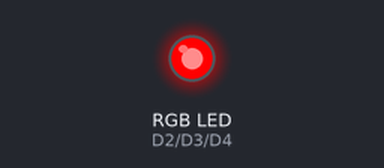
Recording of a sketch running on a simulated ESP8266 (NodeMCU). On the bench: an RGB LED mixed from three pins (HIGH = lit).

Above: at 0.5 s.
At 1.5 s:
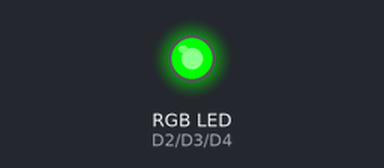
At 5.5 s:
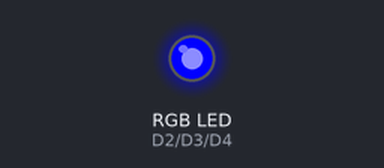
Timing chart, 0 to 6.9 s (numbered marks = the images above):
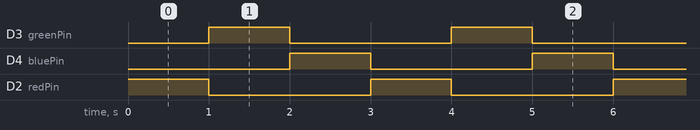

Measured:
- by itself, D3 (greenPin), D4 (bluePin), D2 (redPin): alternates HIGH for 1.0 s and LOW for 2.0 s
- by itself, everything shown: repeats every 3.0 s, in 3 steps

The sketch:

TriColorRGB.ino
```cpp
// 3LED BLINK RGB

const int redPin = D2;
const int greenPin = D3;
const int bluePin = D4;

void setup() {
  pinMode(redPin, OUTPUT);
  pinMode(greenPin, OUTPUT);
  pinMode(bluePin, OUTPUT);
}

void loop() {
  // Red
  setColor(255, 0, 0);
  delay(1000);

  // Green
  setColor(0, 255, 0);
  delay(1000);

  // Blue
  setColor(0, 0, 255);
  delay(1000);
}

void setColor(int red, int green, int blue) {
  analogWrite(redPin, red);
  analogWrite(greenPin, green);
  analogWrite(bluePin, blue);
}
```
